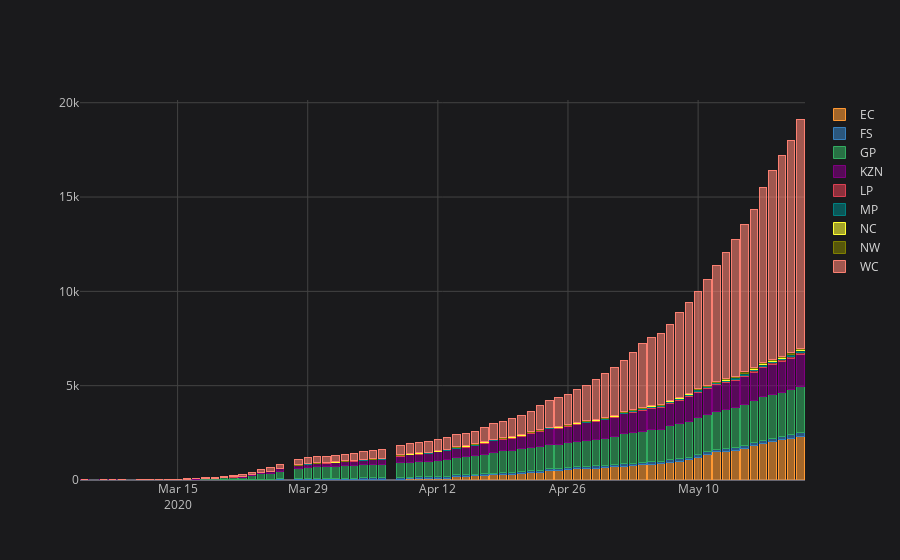

The code cell stored with this chart in its notebook:
### Code cell
state_plot.iplot(kind='bar', barmode='stack', theme='space')
